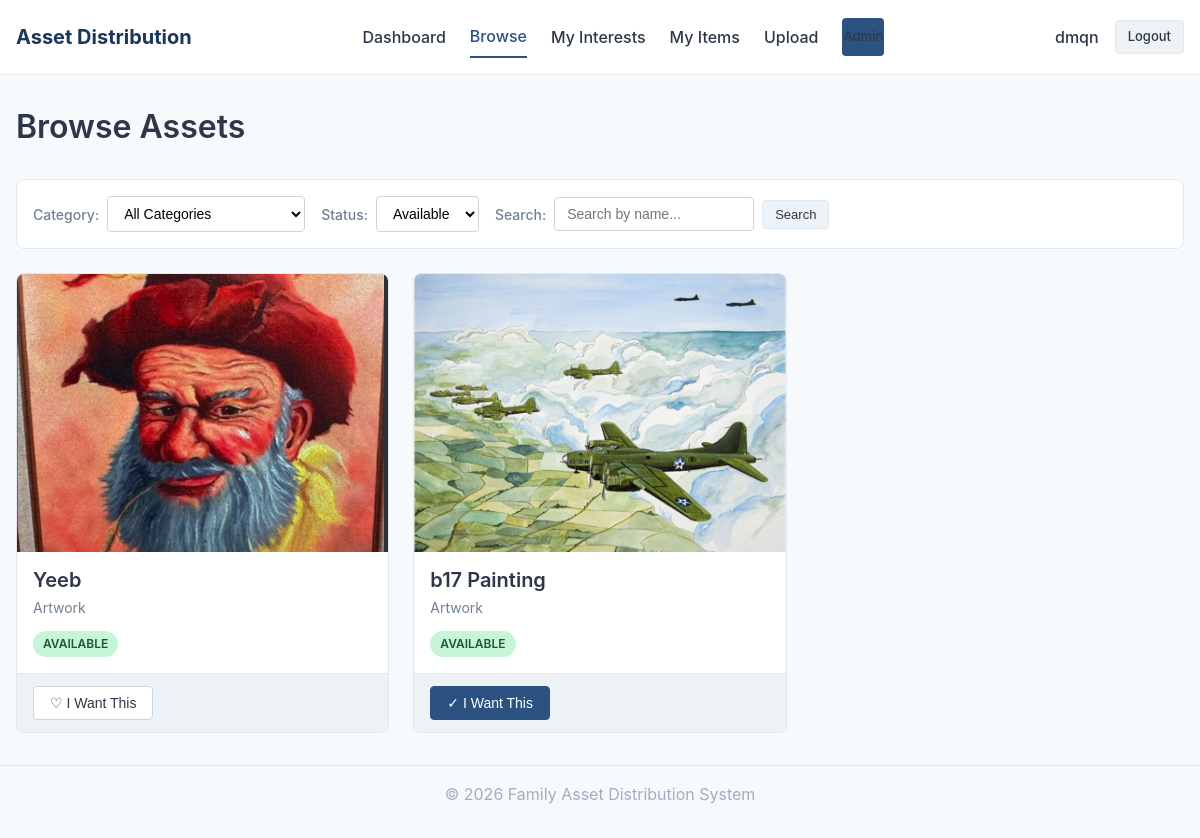
The app's page /assets/ (signed in) with its own data.
### core/models.py (models this page shows, shortened)
class Asset(models.Model):
    STATUS_CHOICES = [
        ('available', 'Available'),
        ('claimed', 'Claimed'),
        ('sold', 'Sold'),
        ('donated', 'Donated'),
    ]
    name = models.CharField(max_length=200)
    description = models.TextField(blank=True)
    category = models.ForeignKey(Category, on_delete=models.PROTECT, related_name='assets')
    condition = models.CharField(max_length=100, blank=True)
    notes = models.TextField(blank=True)
    status = models.CharField(max_length=20, choices=STATUS_CHOICES, default='available')
    assigned_to = models.ForeignKey(
        User,
        on_delete=models.SET_NULL,
        null=True,
        blank=True,
        related_name='assigned_assets'
    )
    created_by = models.ForeignKey(
        User,
        on_delete=models.SET_NULL,
        null=True,
        blank=True,
        related_name='created_assets'
    )
    created_at = models.DateTimeField(auto_now_add=True)
    updated_at = models.DateTimeField(auto_now=True)
    class Meta:
        ordering = ['category__display_order', 'name']
    def get_primary_photo(self):
        return self.photos.first()

class AssetPhoto(models.Model):
    asset = models.ForeignKey(Asset, on_delete=models.CASCADE, related_name='photos')
    image = models.ImageField(upload_to='assets/')
    upload_order = models.IntegerField(default=0)
    uploaded_at = models.DateTimeField(auto_now_add=True)
    class Meta:
        ordering = ['upload_order', 'uploaded_at']

class Category(models.Model):
    name = models.CharField(max_length=100, unique=True)
    display_order = models.IntegerField(default=0)
    created_at = models.DateTimeField(auto_now_add=True)
    class Meta:
        ordering = ['display_order', 'name']
        verbose_name_plural = 'Categories'

### core/views.py (the view)
# urls.py: path('assets/', views.browse_assets_view, name='browse_assets'),
@login_required
def browse_assets_view(request):
    user = request.user
    category_id = request.GET.get('category')
    search = (request.GET.get('search') or '').strip()
    status_filter = request.GET.get('status', 'available')
    assets = Asset.objects.select_related('category', 'assigned_to').prefetch_related('photos')
    if category_id:
        assets = assets.filter(category_id=category_id)
    if search:
        assets = assets.filter(Q(name__icontains=search) | Q(description__icontains=search))
    if status_filter and status_filter != 'all':
        assets = assets.filter(status=status_filter)
    my_interest_asset_ids = set(
        Interest.objects.filter(user=user).values_list('asset_id', flat=True)
    )
    paginator = Paginator(assets, 12)
    page = request.GET.get('page', 1)
    return render(request, 'browse_assets.html', {
        'assets': paginator.get_page(page),
        'categories': Category.objects.annotate(asset_count=Count('assets')),
        'selected_category': category_id,
        'search': search,
        'status_filter': status_filter,
        'my_interest_asset_ids': my_interest_asset_ids,
    })

### core/context_processors.py (called while the page is built)
def user_branch(request):
    branch = None
    if getattr(request, 'user', None) and request.user.is_authenticated:
        profile = getattr(request.user, 'profile', None)
        if profile:
            branch = profile.branch
    return {"user_branch": branch}

### templates/browse_assets.html (shortened to what this page needs)
{% extends 'base.html' %}
{% block content %}
<div class="flex justify-between items-center mb-3">
    <h1>Browse Assets</h1>
</div>
<form method="get" class="filter-bar">
    <div class="filter-group">
        <label for="category">Category:</label>
        <select name="category" id="category" class="form-select" onchange="this.form.submit()">
            <option value="">All Categories</option>
        </select>
    </div>
    <div class="filter-group">
        <label for="status">Status:</label>
        <select name="status" id="status" class="form-select" onchange="this.form.submit()">
            <option value="available" {% if status_filter == 'available' %}selected{% endif %}>Available</option>
        </select>
    </div>
    <div class="filter-group">
        <label for="search">Search:</label>
        <input type="text" name="search" id="search" value="{{ search }}"
               class="form-input" placeholder="Search by name..." style="width: 200px;">
        <button type="submit" class="btn btn-secondary btn-sm">Search</button>
    </div>
</form>
{% if assets %}
<div class="asset-grid">
    {% for asset in assets %}
    <div class="asset-card">
        <a href="{% url 'asset_detail' asset.id %}">
            <div class="asset-card-image">
                {% with asset.get_primary_photo as photo %}
                {% if photo %}
                <img src="{{ photo.image.url }}" alt="{{ asset.name }}">
                {% else %}
                <span class="no-image">No Photo</span>
                {% endif %}
                {% endwith %}
            </div>
        </a>
        <div class="asset-card-body">
            <h3 class="asset-card-title">
                <a href="{% url 'asset_detail' asset.id %}" style="color: inherit;">{{ asset.name }}</a>
            </h3>
            <p class="asset-card-category">{{ asset.category.name }}</p>
            <span class="badge badge-{{ asset.status }}">{{ asset.get_status_display }}</span>
        </div>
        <div class="asset-card-footer">
            {% if asset.status == 'available' %}
            <button class="interest-btn {% if asset.id in my_interest_asset_ids %}interested{% endif %}"
                    onclick="toggleInterest({{ asset.id }}, this)"
                    data-asset-id="{{ asset.id }}">
                {% if asset.id in my_interest_asset_ids %}
                ✓ I Want This
                {% else %}
                ♡ I Want This
                {% endif %}
            </button>
            {% endif %}
        </div>
    </div>
    {% endfor %}
</div>
{% else %}
<div class="empty-state">
    <div class="empty-state-icon">📦</div>
    <h3 class="empty-state-title">No Assets Found</h3>
    <p>Try adjusting your filters or search terms.</p>
</div>
{% endif %}
{% endblock %}

### templates/base.html (shortened to what this page needs)
{% load static %}
<!DOCTYPE html>
<html lang="en">
<head>
    <link rel="stylesheet" href="{% static 'css/style.css' %}">
</head>
<body>
    <div class="page-wrapper">
        {% if user.is_authenticated %}
        <header class="header">
            <div class="container">
                <div class="header-inner">
                    <a href="{% url 'dashboard' %}" class="logo">Asset Distribution</a>
                    <nav class="nav">
                        <a href="{% url 'dashboard' %}" {% if request.resolver_match.url_name == 'dashboard' %}class="active"{% endif %}>Dashboard</a>
                        <a href="{% url 'browse_assets' %}" {% if request.resolver_match.url_name == 'browse_assets' %}class="active"{% endif %}>Browse</a>
                        <a href="{% url 'my_interests' %}" {% if request.resolver_match.url_name == 'my_interests' %}class="active"{% endif %}>My Interests</a>
                        <a href="{% url 'my_items' %}" {% if request.resolver_match.url_name == 'my_items' %}class="active"{% endif %}>My Items</a>
                        <a href="{% url 'upload_asset' %}" {% if request.resolver_match.url_name == 'upload_asset' %}class="active"{% endif %}>Upload</a>
                        {% if user.is_staff %}<a href="{% url 'admin_panel' %}" class="btn btn-sm btn-primary">Admin</a>{% endif %}
                    </nav>
                    <div class="user-info">
                        <span><strong class="user-name">{{ user.username }}</strong>{% if user_branch %} <span class="text-muted">({{ user_branch.name }})</span>{% endif %}</span>
                        <a href="{% url 'logout' %}" class="btn btn-sm btn-secondary">Logout</a>
                    </div>
                </div>
            </div>
        </header>
        {% endif %}
        <main class="main-content">
            <div class="container">
                {% block content %}{% endblock %}
            </div>
        </main>
        <footer style="padding: 1rem 0; text-align: center; color: var(--color-text-muted); border-top: 1px solid var(--color-border);">
            <div class="container"><p>&copy; 2026 Family Asset Distribution System</p></div>
        </footer>
    </div>
</body>
</html>

### records on screen
Asset: get_primary_photo.image (picture), name "Yeeb", category.name "Artwork", status "AVAILABLE", shows "♡ I Want This"
Asset: get_primary_photo.image (picture), name "b17 Painting", category.name "Artwork", status "AVAILABLE", shows "✓ I Want This"

### other values on screen
{{ user.username }} "dmqn"
